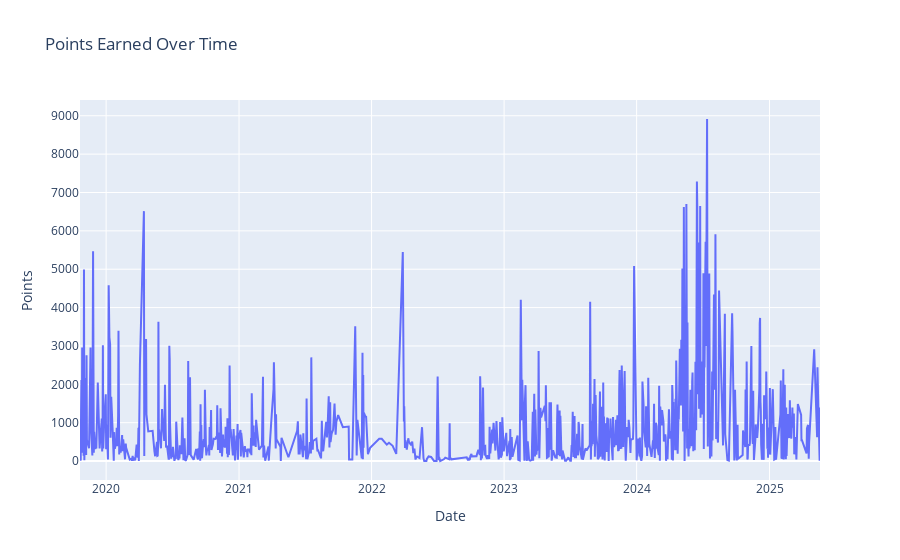

Notebook source saved alongside this figure:
### Code cell
# col1, col2, col3, col4 = st.columns(4)
# with col1:
#     st.metric("Total Points", f"{total_points:,.0f}")
# with col2:
#     st.metric("Chart Hit Rate", f"{chart_hit_rate:.1%}")
# with col3:
#     st.metric("Chart Song Listens", f"{chart_listens:,}")
# with col4:
#     st.metric("Avg Points/Listen", f"{avg_points:.1f}")

# Filter controls
# st.subheader("Filter Results")
# col1, col2, col3 = st.columns(3)
# with col1:
#     show_only_hits = st.checkbox("Show only chart hits", value=False)
# with col2:
#     min_points = st.number_input("Min points filter", min_value=0, value=0)
# with col3:
#     search_artist = st.text_input("Search artist", placeholder="Enter artist name...")

# Apply filters
# filtered_df = points_df.copy()
# if show_only_hits:
#     filtered_df = filtered_df[filtered_df['points_awarded'] > 0]
# if min_points > 0:
#     filtered_df = filtered_df[filtered_df['points_awarded'] >= min_points]
# if search_artist:
#     filtered_df = filtered_df[filtered_df['artist_name'].str.contains(search_artist, case=False, na=False)]

# Display results table
# display_df = filtered_df.copy()
display_df = points_df.copy()
display_df['datetime'] = display_df['datetime'].dt.strftime('%Y-%m-%d %H:%M:%S')
display_df = display_df.rename(columns={
    'datetime': 'Listen Date/Time',
    'artist_name': 'Artist',
    'track_name': 'Track',
    'points_awarded': 'Points',
    'chart_weeks_matched': 'Chart Weeks',
    'best_position': 'Best Position'
})

results_table = pd.DataFrame(
    display_df[['Listen Date/Time', 'Artist', 'Track', 'Points', 'Chart Weeks', 'Best Position']],
)

# st.caption(f"Showing {len(filtered_df):,} of {len(points_df):,} listening instances")

# # Top-performing songs
chart_hits = points_df[points_df['points_awarded'] > 0]
if not chart_hits.empty:
    # st.subheader("Top Performing Songs")
    top_songs = chart_hits.groupby(['artist_name', 'track_name']).agg({
        'points_awarded': 'sum',
        'chart_weeks_matched': 'mean',
        'datetime': 'count'
    }).reset_index()
    top_songs.columns = ['Artist', 'Track', 'Total Points', 'Avg Chart Weeks', 'Listen Count']
    top_songs = top_songs.sort_values('Total Points', ascending=False).head(10)

top_performing_songs = pd.DataFrame(top_songs)

#     # Charts
#     col1, col2 = st.columns(2)

#     with col1:
daily_points = chart_hits.copy()
daily_points['date'] = daily_points['datetime'].dt.date
daily_summary = daily_points.groupby('date')['points_awarded'].sum().reset_index()

# fig_timeline =
px.line(
    daily_summary,
    x='date',
    y='points_awarded',
    title='Points Earned Over Time',
    labels={'points_awarded': 'Points', 'date': 'Date'}
)
# st.plotly_chart(fig_timeline, use_container_width=True)

#     with col2:
#         artist_points = chart_hits.groupby('artist_name')['points_awarded'].sum().sort_values(ascending=True).tail(10)
#         fig_artists = px.bar(
#             x=artist_points.values,
#             y=artist_points.index,
#             orientation='h',
#             title='Top 10 Artists by Points',
#             labels={'x': 'Total Points', 'y': 'Artist'}
#         )
#         st.plotly_chart(fig_artists, use_container_width=True)

### Figure 1 — Plotly figure (JSON) as saved in the notebook; plotly's stock layout.template omitted (floating-point values rounded to 4 significant figures; data arrays with more than 128 entries replaced by an {"elided": "..."} marker saying what was removed)
{"data": [{"hovertemplate": "Date=%{x}<br>Points=%{y}<extra></extra>", "legendgroup": "", "line": {"color": "#636efa", "dash": "solid"}, "marker": {"symbol": "circle"}, "mode": "lines", "name": "", "orientation": "v", "showlegend": false, "type": "scatter", "x": {"elided": "926 str values"}, "xaxis": "x", "y": {"elided": "926 int values"}, "yaxis": "y"}], "layout": {"legend": {"tracegroupgap": 0}, "title": {"text": "Points Earned Over Time"}, "xaxis": {"anchor": "y", "domain": [0, 1], "title": {"text": "Date"}}, "yaxis": {"anchor": "x", "domain": [0, 1], "title": {"text": "Points"}}}}
